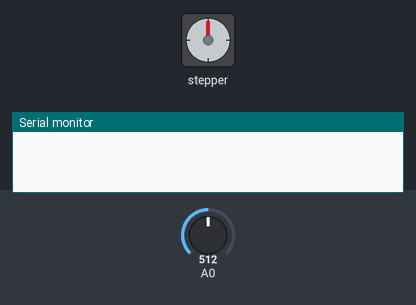
This sketch was run on a simulated Arduino Uno, built with avr-gcc and run on an emulated ATmega328P. Parts: stepper motor, the last lines printed to the serial monitor. Wiring (inferred from the names in the program): stepper motor driver (200 steps per turn assumed): step pin 5; direction pin 6. The test bench sets the inputs (shaded band); at power-on: A0 = 512.

Above: at 1.2 s.
1.3 s: A0 set to 537
At 1.45 s:
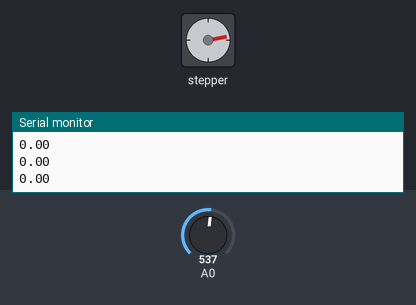
At 2.06 s:
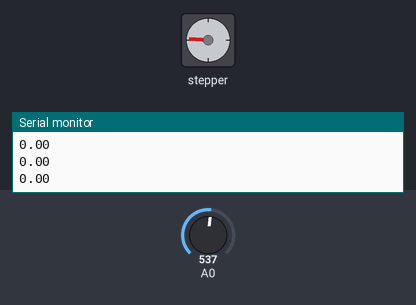
4.3 s: A0 set to 513
5.8 s: A0 set to 533
At 5.95 s:
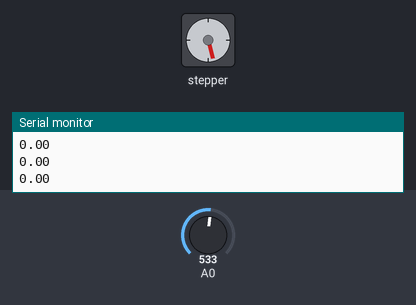
Timing chart, 0 to 14.8 s (numbered marks = the images above; inputs shaded):
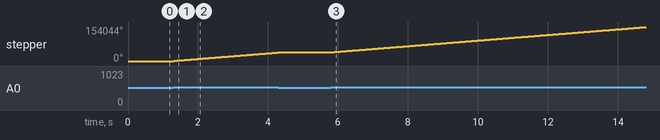

Measured:
- the behaviour switches between 523 and 524 on A0 (found by bisection; images 0 and 1)
- after the input at 1.3 s, stepper: keeps turning clockwise at about 12981°/s, starting at once
- after the input at 5.8 s, stepper: keeps turning clockwise at about 12788°/s, starting at once

The sketch:

stepperclock-analogin.ino
```cpp
#define CLOCKDIR_PIN 6
#define CLOCKSTEP_PIN 5

int CLOCKDIR = LOW;
int CLOCKTIMESAT = 0;
float CLOCKSPEED = 0.25;

//speed is any number from .01 -> 1 with 1 being fastest - Slower is stronger,
//the clock stepper works from 0.00000001 to 0,4 with external power, 0,00000001-0,25 with battery


void setup() {
  Serial.begin(9600);


  pinMode(CLOCKDIR_PIN, OUTPUT);
  pinMode(CLOCKSTEP_PIN, OUTPUT);

}

void loop() {


   // read the sensor value:
  float sensorReading = analogRead(A0);
//  Serial.println("A0:");
//  Serial.println(sensorReading);
//  // map it to a range from 0 to 100:
//  CLOCKSPEED = (((sensorReading)/1000)-0.02);
//  Serial.println("CLOCKSPEED:");
//  Serial.println(CLOCKSPEED);

    if (sensorReading > 523) {
      CLOCKSPEED = map(sensorReading, 523,2000,0,1);
      Serial.println(CLOCKSPEED);
      rotate(44, (CLOCKSPEED), HIGH, CLOCKDIR_PIN, CLOCKSTEP_PIN);
    }

//  rotate(6288, CLOCKSPEED, HIGH, CLOCKDIR_PIN, CLOCKSTEP_PIN);
//  delay(1000);
//
//  rotate(6288, CLOCKSPEED, HIGH, CLOCKDIR_PIN, CLOCKSTEP_PIN);
//  delay(1000);
//
//  rotate(6288, CLOCKSPEED, LOW, CLOCKDIR_PIN, CLOCKSTEP_PIN);
//  delay(1000);
//
//  rotate(6288, CLOCKSPEED, LOW, CLOCKDIR_PIN, CLOCKSTEP_PIN);
//  delay(1000);
}


void rotate(int steps, float speed, int dir, int DIR_PIN, int STEP_PIN) {
  //rotate a specific number of microsteps (8 microsteps per step) - (negative for reverse movement)


  digitalWrite(DIR_PIN, dir);

  float usDelay = (1 / speed) * 70;

  for (int i = 0; i < steps; i++) {

    digitalWrite(STEP_PIN, HIGH);
    delayMicroseconds(usDelay);

    digitalWrite(STEP_PIN, LOW);
    delayMicroseconds(usDelay);
  }
}
```
